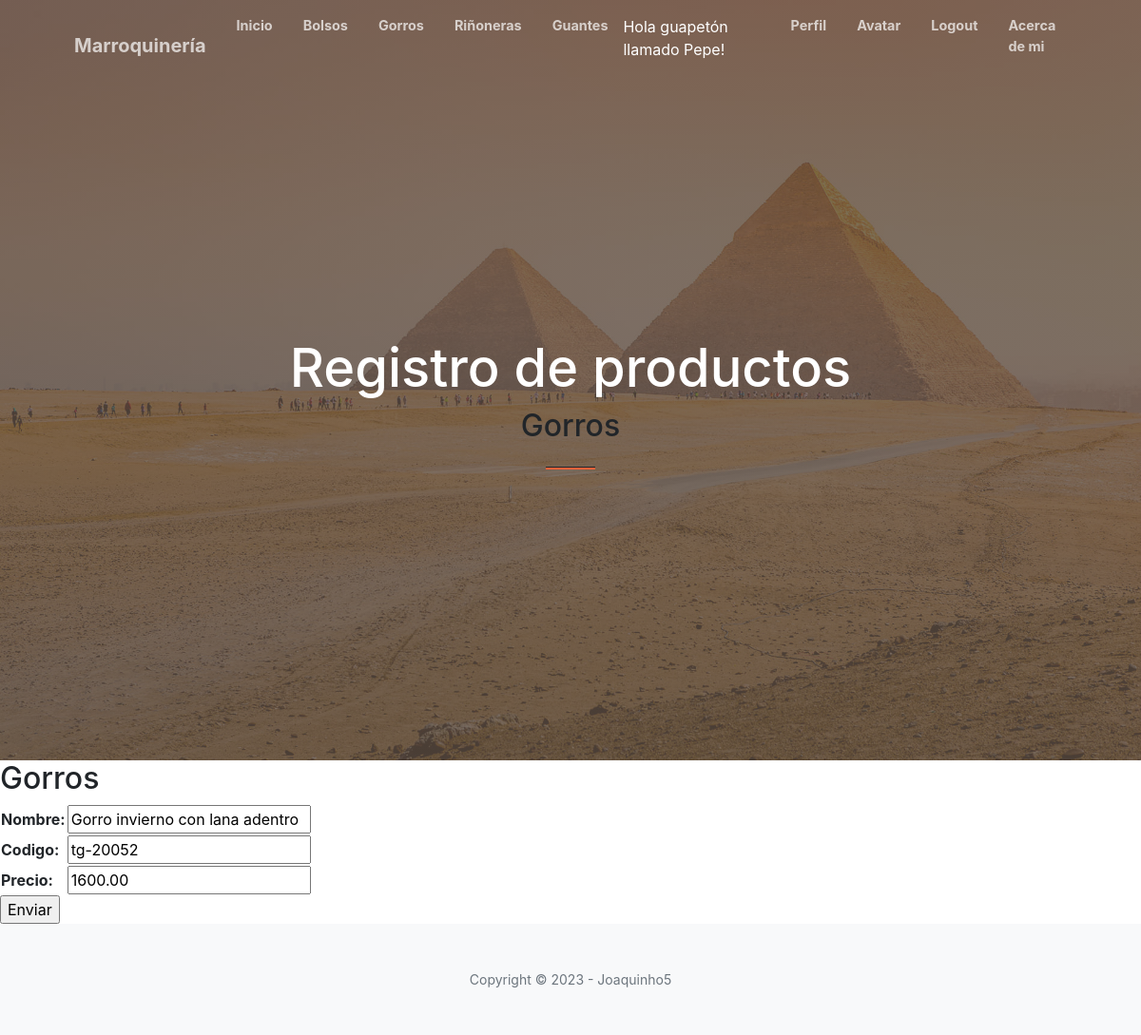
The app's page /updateGorro/4/ (signed in) with its own data.
### aplicacion/models.py (models this page shows, shortened)
class Gorro(models.Model):
    nombre = models.CharField(max_length=200)
    codigo = models.CharField(max_length=200)
    precio = models.DecimalField(max_digits=10, decimal_places=2)

### aplicacion/views.py (the view)
# urls.py: path('updateGorro/<id_gorro>/', updateGorro, name="updateGorro"),
@login_required
def updateGorro(request, id_gorro):
    gorro = Gorro.objects.get(id=id_gorro)
    if request.method == "POST":
        miForm = GorroForm(request.POST)
        if miForm.is_valid():
            gorro.nombre = miForm.cleaned_data.get('nombre')
            gorro.codigo = miForm.cleaned_data.get('codigo')
            gorro.precio = miForm.cleaned_data.get('precio')
            gorro.save()
            return redirect(reverse_lazy('gorro'))
    else:
        miForm = GorroForm(initial={
            'nombre': gorro.nombre,
            'codigo': gorro.codigo,
            'precio': gorro.precio,
        })
    return render(request, "aplicacion/gorroForm.html", {'form': miForm})

### aplicacion/forms.py
class GorroForm(forms.Form):
    nombre = forms.CharField(max_length=200, required=True)
    codigo = forms.CharField(max_length=200, required=True)
    precio = forms.DecimalField(max_digits=10, decimal_places=2, required=True)

### aplicacion/templates/aplicacion/gorroForm.html (shortened to what this page needs)
{% extends 'aplicacion/base.html' %}
{% load static %}
{% block titulo %}Gorros{% endblock titulo %}
{% block contenido %}
    <h2>Gorros</h2>
    <form action="" method="POST">
        <table>
            {{ form.as_table }}
        </table>
        <input type="submit" value="Enviar">
    </form>
{% endblock contenido %}

### aplicacion/templates/aplicacion/base.html (shortened to what this page needs)
<!DOCTYPE html>
<html lang="en">
    <head>
        {% load static %}
        <link href="https://cdn.jsdelivr.net/npm/bootstrap-icons@1.5.0/font/bootstrap-icons.css" rel="stylesheet" />
        <link href="https://cdnjs.cloudflare.com/ajax/libs/font-awesome/5.15.4/css/all.min.css" rel="stylesheet" />
        <link rel="stylesheet" href="https://cdnjs.cloudflare.com/ajax/libs/font-awesome/6.0.0-beta3/css/all.min.css">
        <link href="https://cdnjs.cloudflare.com/ajax/libs/SimpleLightbox/2.1.0/simpleLightbox.min.css" rel="stylesheet" />
        <link href="{% static 'aplicacion/css/styles.css' %}" rel="stylesheet" />
    </head>
    <body id="page-top">
        <nav class="navbar navbar-expand-lg navbar-light fixed-top py-3" id="mainNav">
            <div class="container px-4 px-lg-5">
                <a class="navbar-brand" href="#page-top">Marroquinería</a>
                <div class="collapse navbar-collapse" id="navbarResponsive">
                    <ul class="navbar-nav ms-auto my-2 my-lg-0">
                        <li class="nav-item"><a class="nav-link" href="{% url 'base' %}">Inicio</a></li>
                        {% if user.is_authenticated %}
                        <li class="nav-item"><a class="nav-link" href="{% url 'bolso' %}">Bolsos</a></li>
                        <li class="nav-item"><a class="nav-link" href="{% url 'gorro' %}">Gorros</a></li>
                        <li class="nav-item"><a class="nav-link" href="{% url 'rinionera' %}">Riñoneras</a></li>
                        <li class="nav-item"><a class="nav-link" href="{% url 'guante' %}">Guantes</a></li>
                        <p style="color:white">Hola guapetón llamado {{user.username}}!</p>
                        <li class="nav-item"><a class="nav-link" href="{% url 'editar_perfil' %}">Perfil</a>
                        <li class="nav-item"><a class="nav-link" href="{% url 'agregar_avatar' %}">Avatar</a>
                        <li class="nav-item"><a class="nav-link" href="{% url 'logout' %}">Logout</a>
                        {% else %}
                        <li class="nav-item"><a class="nav-link" href="{% url 'registro' %}">Registro</a>
                        <li class="nav-item"><a class="nav-link" href="{% url 'login' %}">Login</a>
                        {% endif %}
                        <li class="nav-item"><a class="nav-link" href="{% url 'about' %}">Acerca de mi</a>
                    </ul>
                </div>
            </div>
        </nav>
        <header class="masthead">
            <div class="container px-4 px-lg-5 h-100">
                <div class="row gx-4 gx-lg-5 h-100 align-items-center justify-content-center text-center">
                    <div class="col-lg-8 align-self-end">
                        <h1 class="text-white font-weight-bold">Registro de productos</h1>
                        <h2>
                            {% block titulo %}
                            {% endblock titulo %}
                        </h2>
                        <hr class="divider" />
                    </div>
                </div>
            </div>
        </header>
        {% block contenido %}
        {% endblock contenido %}
        <footer class="bg-light py-5">
            <div class="container px-4 px-lg-5"><div class="small text-center text-muted">Copyright &copy; 2023 - Joaquinho5</div></div>
        </footer>
    </body>
</html>

### records on screen
Gorro: nombre "Gorro invierno con lana adentro", codigo "tg-20052", precio "1600.00"

### other values on screen
{{ user.username }} "Pepe"
